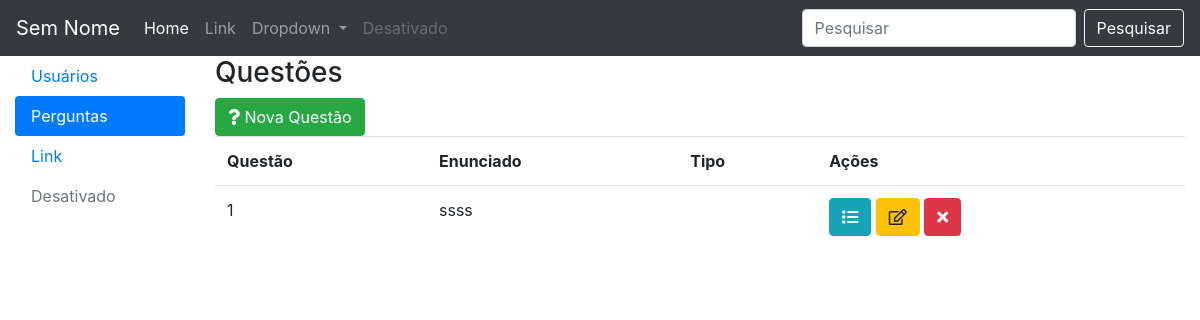
Before: /pergunta.php with the older database file.
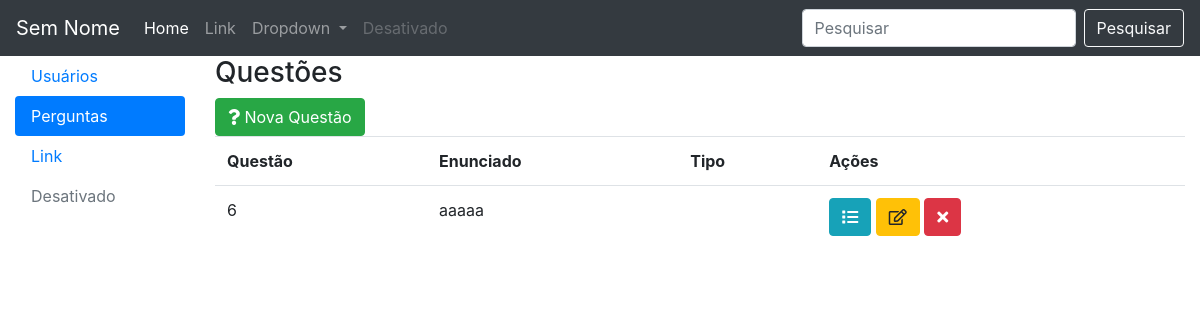
After: the same page with the newer database file.
### tables this page shows
CREATE TABLE `pergunta` (
  `idQuestao` int(11) NOT NULL,
  `enunciado` text NOT NULL,
  `tipo` varchar(200) NOT NULL
);

### PerguntaDAO.php (called while the page is built, shortened)
<?php
class PerguntaDAO{
    private $con;
    function __construct(){
        $this->con = mysqli_connect("localhost", "root", "etecia", "projetopw");
    }
    public function buscar(){
        $sql = "SELECT * FROM pergunta";
        $rs = $this->con->query($sql);
        $listaDePerguntas = array();
        while ($linha = $rs->fetch_object ()){
            $listaDePerguntas [] = $linha;
        }
        return $listaDePerguntas;
    }
}
?>

### pergunta.php (the view, shortened to what this page needs)
<?php
include "PerguntaDAO.php";
$perguntaDAO = new PerguntaDAO ();
$lista = $perguntaDAO->buscar();
?>
<!DOCTYPE html>
<head>
    <link rel=" stylesheet" href="https://stackpath.bootstrapcdn.com/bootstrap/4.1.3/css/bootstrap.min.css"
>
    <link rel="stylesheet" type="text/css" href="css/all.min.css">
</head>
<body>
    <nav class="navbar navbar-expand-lg navbar navbar-dark bg-dark">
        <a class="navbar-brand" href="#">Sem Nome</a>
        <div class="collapse navbar-collapse" id="conteudoNavbarSuportado">
            <ul class="navbar-nav mr-auto">
                <li class="nav-item active" >
                    <a class="nav-link" href="#">Home <span class="sr-only">(página atual)</span></a>
                </li>
                <li class="nav-item">
                    <a class="nav-link" href="#">Link</a>
                </li>
                <li class="nav-item dropdown">
                    <a class="nav-link dropdown-toggle" href="#" id="navbarDropdown" role="button"
                        data-toggle="dropdown" aria-haspopup="true" aria-expanded="false">
                        Dropdown
                    </a>
                </li>
                <li class="nav-item">
                    <a class="nav-link disabled" href="#">Desativado</a>
                </li>
            </ul>
            <form class="form-inline my-2 my-lg-0">
                <input class="form-control mr-sm-2" type="search" placeholder="Pesquisar" aria-label="Pesquisar">
                <button class="btn btn-outline-light my-2 my-sm-0" type="submit">Pesquisar</button>
            </form>
        </div>
    </nav>
    <div class="container-fluid">
        <div class="row">
            <div class="col-2">
                <ul class="nav flex-column nav-pills vertical">
                    <li class="nav-item">
                        <a class="nav-link " href="usuarios">Usuários</a>
                    </li>
                    <li class="nav-item">
                        <a class="nav-link active" href="pergunta" >Perguntas</a>
                    </li>
                    <li class="nav-item">
                        <a class="nav-link" href="#">Link</a>
                    </li>
                    <li class="nav-item">
                        <a class="nav-link disabled" href="#">Desativado</a>
                    </li>
                </ul>
            </div>
            <div class="col-10">
                <h3>Questões</h3>
                <button type="button" class="btn btn-success" data-toggle="modal" data-target="#modalnovo">
                    <i class="fas fa-question"></i>
                    Nova Questão
                </button>
                <table class="table">
                    <tr>
                        <th>Questão</th>
                        <th>Enunciado</th>
                        <th>Tipo</th>
                        <th>Ações</th>
                    </tr>
                    <?php foreach($lista as $pergunta): ?>
                    <tr>
                        <td><?= $pergunta -> idQuestao?></td>
                        <td><?= $pergunta -> enunciado?></td>
                        <td><?= $pergunta -> tipo?></td>
                        <td>
                            <button type="button" class="btn btn-info" >
                            <i class="fas fa-list"></i></button>
                            <button type="button" class="btn btn-warning alterar-senha" data-toggle="modal" data-target="#modalsenha" data-id="<?=$pergunta-> idQuestao?>">
                            <i class="far fa-edit "></i></button>
                            <a class="btn btn-danger" href ="PerguntaController.php?acao=apagar&id=<?=$pergunta-> idQuestao?>">
                            <i class="fas fa-times"></i></a>
                        </td>
                    </tr>
                    <?php endforeach ?>
                </table>
            </div>
        </div>
    </div>
</body>
<html>

Changed rows visible on the page:
removed pergunta: idQuestao "1", enunciado "ssss"
added pergunta: idQuestao "6", enunciado "aaaaa"
